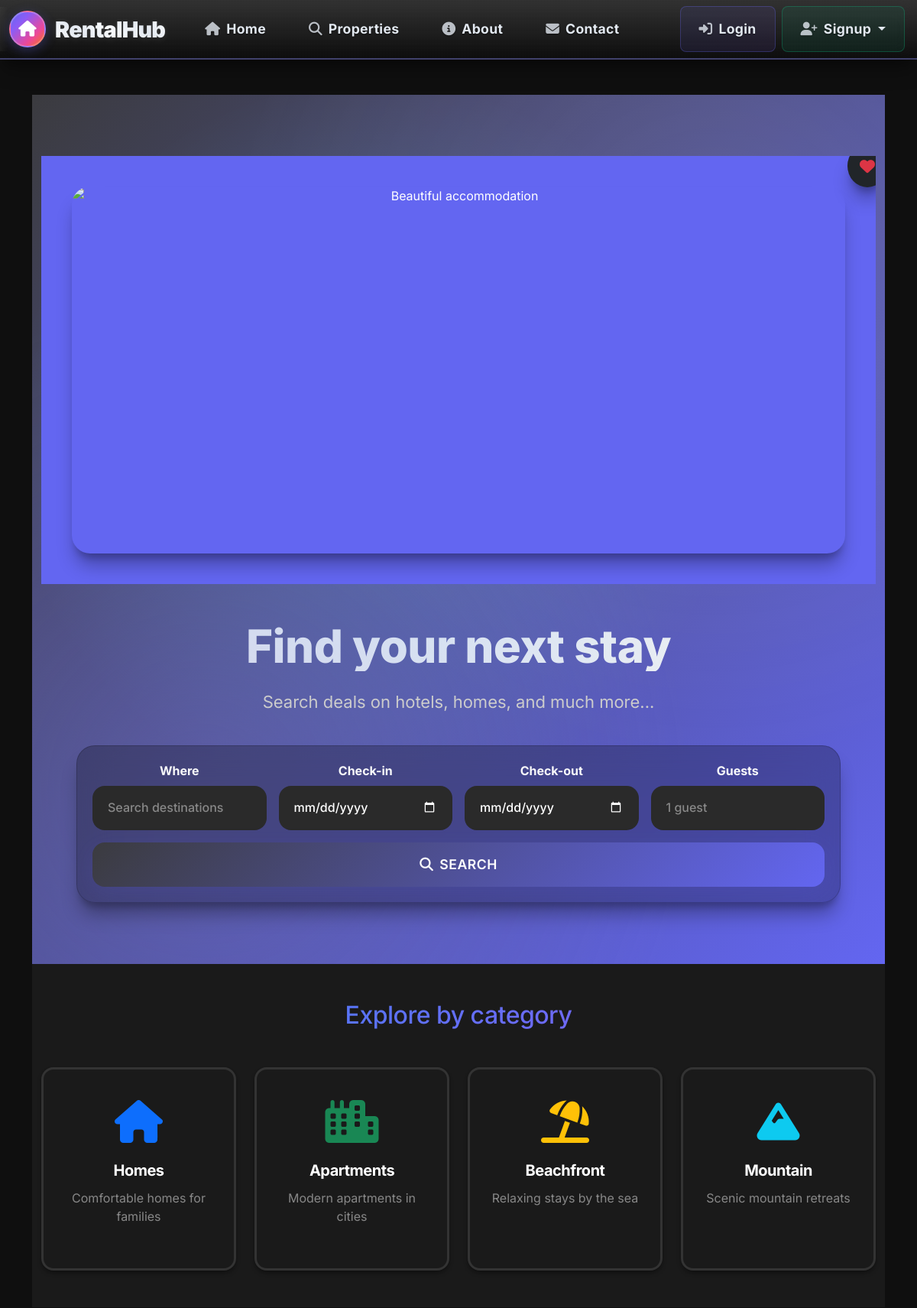
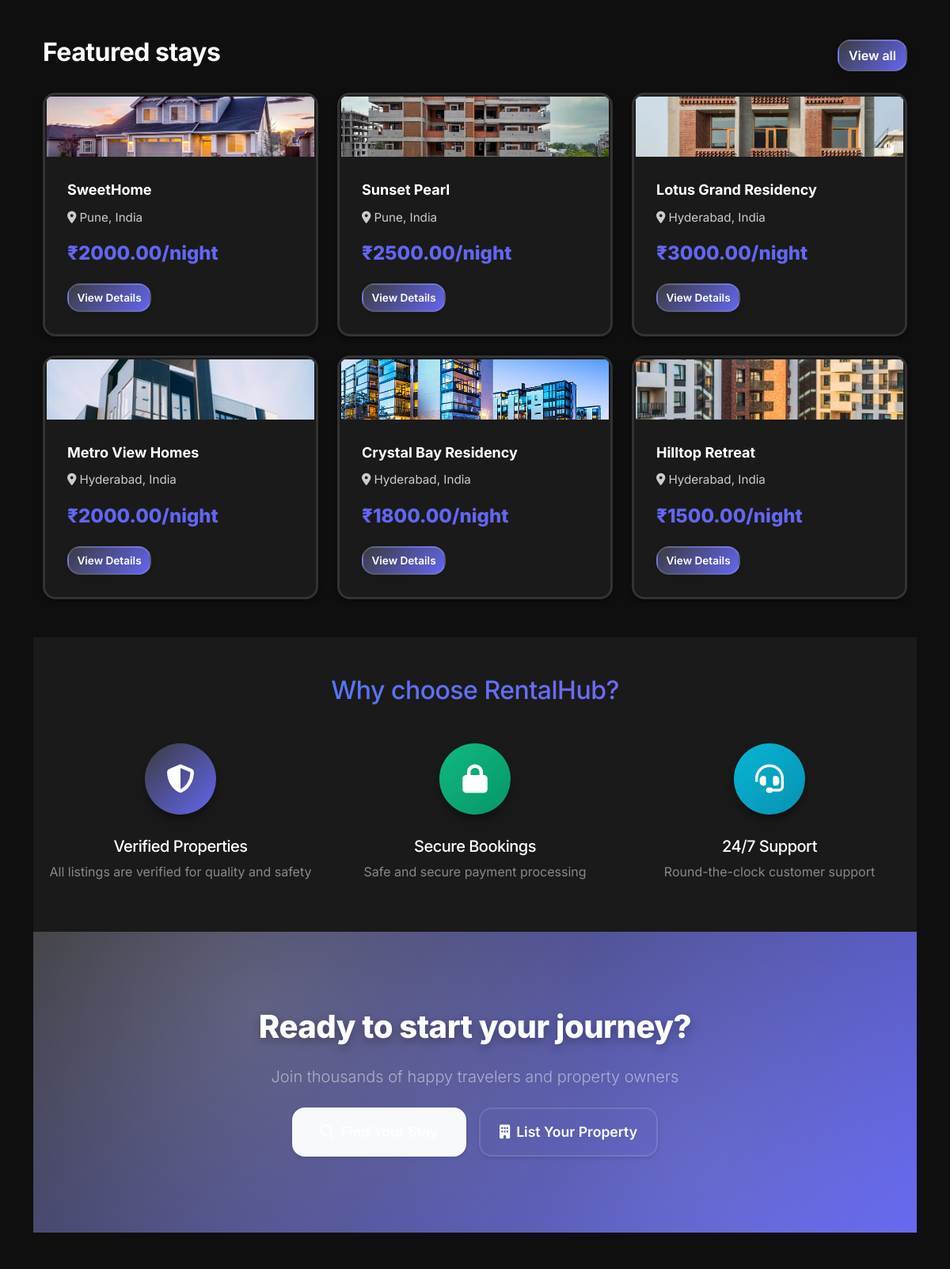
The page / (upper part) on the database its author committed (2 pictures, top to bottom).
### listings/models.py (models this page shows, shortened)
class Property(models.Model):
    CATEGORY_CHOICES = (
        ('HOME', 'Home'),
        ('APARTMENT', 'Apartment'),
        ('BEACHFRONT', 'Beachfront'),
        ('MOUNTAIN', 'Mountain'),
        ('CABIN', 'Cabin'),
        ('VILLA', 'Villa'),
        ('OTHER', 'Other'),
    )
    owner = models.ForeignKey(User, on_delete=models.CASCADE, related_name='properties_owned')
    title = models.CharField(max_length=200)
    description = models.TextField()
    address = models.CharField(max_length=255)
    city = models.CharField(max_length=100)
    country = models.CharField(max_length=100, default='India')
    category = models.CharField(max_length=20, choices=CATEGORY_CHOICES, default='HOME')
    price_per_night = models.DecimalField(max_digits=8, decimal_places=2)
    max_guests = models.PositiveIntegerField(default=2)
    is_active = models.BooleanField(default=True)
    created_at = models.DateTimeField(auto_now_add=True)
    class Meta:
        ordering = ['-created_at']
    @property
    def main_image(self):
        main_img = self.images.filter(is_primary=True).first()
        if main_img:
            return main_img.image.url
        first_img = self.images.first()
        if first_img:
            return first_img.image.url
        return None

class PropertyImage(models.Model):
    property = models.ForeignKey(Property, on_delete=models.CASCADE, related_name='images')
    image = models.ImageField(upload_to='property_images/%Y/%m/%d/')
    is_primary = models.BooleanField(default=False)
    uploaded_at = models.DateTimeField(auto_now_add=True)
    class Meta:
        ordering = ['-uploaded_at']

### airbnb_clone/views.py (the view)
# urls.py: path('', views.home, name='home'),
def home(request):
    featured_properties = Property.objects.filter(is_active=True).prefetch_related('images')[:6]
    context = {
        'featured_properties': featured_properties,
    }
    return render(request, 'home.html', context)

### templates/home.html (shortened to what this page needs)
{% extends 'base.html' %}
{% block content %}
<section class="hero-section">
  <div class="container">
    <div class="row min-vh-75">
      <div class="col-12 text-center mb-5">
        <div class="position-relative w-100 hero-wrapper">
          <img src="https://images.unsplash.com/photo-1542314831-068cd1dbfeeb?ixlib=rb-4.0.3&auto=format&fit=crop&w=1920&q=80"
            alt="Beautiful accommodation" class="img-fluid hero-fullwidth hero-image shadow-lg" style="width:100%; height:60vh; object-fit:cover;">
          <div class="position-absolute top-0 end-0 bg-dark rounded-circle p-3 shadow-lg favorite-btn">
            <i class="fas fa-heart text-danger fa-lg"></i>
          </div>
        </div>
      </div>
      <div class="col-12 text-center">
        <h1 class="hero-title">Find your next stay</h1>
        <p class="hero-subtitle">Search deals on hotels, homes, and much more...</p>
        <div class="search-box mx-auto" style="max-width: 1000px;padding:20px;">
          <form method="GET" action="{% url 'listings:property_list' %}">
            <div class="row g-3">
              <div class="col-md-3">
                <label class="form-label fw-bold text-light">Where</label>
                <input type="text" name="search" class="form-control form-control-lg" placeholder="Search destinations">
              </div>
              <div class="col-md-3">
                <label class="form-label fw-bold text-light">Check-in</label>
                <input type="date" name="check_in" class="form-control form-control-lg">
              </div>
              <div class="col-md-3">
                <label class="form-label fw-bold text-light">Check-out</label>
                <input type="date" name="check_out" class="form-control form-control-lg">
              </div>
              <div class="col-md-3">
                <label class="form-label fw-bold text-light">Guests</label>
                <select name="guests" class="form-select form-select-lg">
                  <option>1 guest</option>
                </select>
              </div>
              <div class="col-12">
                <button type="submit" class="btn btn-primary btn-lg w-100">
                  <i class="fas fa-search me-2"></i>Search
                </button>
              </div>
            </div>
          </form>
        </div>
      </div>
    </div>
  </div>
</section>
<section class="categories-section py-5 bg-light">
  <div class="container">
    <h2 class="text-center mb-5 text-gradient">Explore by category</h2>
    <div class="row g-4">
      <div class="col-md-3 col-sm-6">
        <a href="{% url 'listings:property_list' %}?category=HOME" class="text-decoration-none">
          <div class="category-card h-100">
            <i class="fas fa-home text-primary"></i>
            <h5>Homes</h5>
            <p class="text-muted">Comfortable homes for families</p>
          </div>
        </a>
      </div>
      <div class="col-md-3 col-sm-6">
        <a href="{% url 'listings:property_list' %}?category=APARTMENT" class="text-decoration-none">
          <div class="category-card h-100">
            <i class="fas fa-city text-success"></i>
            <h5>Apartments</h5>
            <p class="text-muted">Modern apartments in cities</p>
          </div>
        </a>
      </div>
      <div class="col-md-3 col-sm-6">
        <a href="{% url 'listings:property_list' %}?category=BEACHFRONT" class="text-decoration-none">
          <div class="category-card h-100">
            <i class="fas fa-umbrella-beach text-warning"></i>
            <h5>Beachfront</h5>
            <p class="text-muted">Relaxing stays by the sea</p>
          </div>
        </a>
      </div>
      <div class="col-md-3 col-sm-6">
        <a href="{% url 'listings:property_list' %}?category=MOUNTAIN" class="text-decoration-none">
          <div class="category-card h-100">
            <i class="fas fa-mountain text-info"></i>
            <h5>Mountain</h5>
            <p class="text-muted">Scenic mountain retreats</p>
          </div>
        </a>
      </div>
    </div>
  </div>
</section>
<section class="featured-section py-5">
  <div class="container">
    <div class="d-flex justify-content-between align-items-center mb-4">
      <h2 class="h2 fw-bold">Featured stays</h2>
      <a href="{% url 'listings:property_list' %}" class="btn btn-gradient">View all</a>
    </div>
    <div class="row g-4">
      {% for property in featured_properties|slice:":6" %}
      <div class="col-lg-4 col-md-6">
        <div class="property-card h-100">
          {% if property.main_image %}
            <img src="{{ property.main_image }}" class="card-img-top rounded-top gallery-image" alt="{{ property.title }}">
          {% else %}
            <div class="card-img-top bg-light d-flex align-items-center justify-content-center">
              <i class="fas fa-building fa-3x text-muted"></i>
            </div>
          {% endif %}
          <div class="card-body">
            <h6 class="card-title">{{ property.title }}</h6>
            <p class="location"><i class="fas fa-map-marker-alt me-1"></i>{{ property.city }}, {{ property.country }}</p>
            <p class="price">₹{{ property.price_per_night }}/night</p>
            <a href="{% url 'listings:property_detail' property.pk %}" class="btn btn-gradient btn-sm">View Details</a>
          </div>
        </div>
      </div>
      {% empty %}
      <div class="col-12 text-center py-5">
        <i class="fas fa-home fa-4x text-muted mb-3"></i>
        <h4>No properties available yet</h4>
        <p class="text-muted">Check back soon for amazing stays!</p>
      </div>
      {% endfor %}
    </div>
  </div>
</section>
<section class="feature-section py-5 bg-light">
  <div class="container">
    <h2 class="text-center mb-5 text-gradient">Why choose RentalHub?</h2>
    <div class="row g-4">
      <div class="col-md-4 text-center">
        <div class="feature-icon primary">
          <i class="fas fa-shield-alt"></i>
        </div>
        <h5>Verified Properties</h5>
        <p class="text-muted">All listings are verified for quality and safety</p>
      </div>
      <div class="col-md-4 text-center">
        <div class="feature-icon success">
          <i class="fas fa-lock"></i>
        </div>
        <h5>Secure Bookings</h5>
        <p class="text-muted">Safe and secure payment processing</p>
      </div>
      <div class="col-md-4 text-center">
        <div class="feature-icon info">
          <i class="fas fa-headset"></i>
        </div>
        <h5>24/7 Support</h5>
        <p class="text-muted">Round-the-clock customer support</p>
      </div>
    </div>
  </div>
</section>
<section class="cta-section">
  <div class="container text-center">
    <h2 class="mb-4 text-white">Ready to start your journey?</h2>
    <p class="lead mb-4 text-white-50">Join thousands of happy travelers and property owners</p>
    <div class="cta-buttons d-flex gap-3 justify-content-center flex-wrap">
      <a href="{% url 'accounts:traveller_signup' %}" class="btn btn-light btn-lg px-4">
        <i class="fas fa-search me-2"></i>Find Your Stay
      </a>
      <a href="{% url 'accounts:owner_signup' %}" class="btn btn-outline-light btn-lg px-4">
        <i class="fas fa-building me-2"></i>List Your Property
      </a>
    </div>
  </div>
</section>
{% endblock %}

### rows shown on the page
Property: main_image (picture), title "SweetHome", city "Pune", country "India", price_per_night "2000.00"
Property: main_image (picture), title "Sunset Pearl", city "Pune", country "India", price_per_night "2500.00"
Property: main_image (picture), title "Lotus Grand Residency", city "Hyderabad", country "India", price_per_night "3000.00"
Property: main_image (picture), title "Metro View Homes", city "Hyderabad", country "India", price_per_night "2000.00"
Property: main_image (picture), title "Crystal Bay Residency", city "Hyderabad", country "India", price_per_night "1800.00"
Property: main_image (picture), title "Hilltop Retreat", city "Hyderabad", country "India", price_per_night "1500.00"
